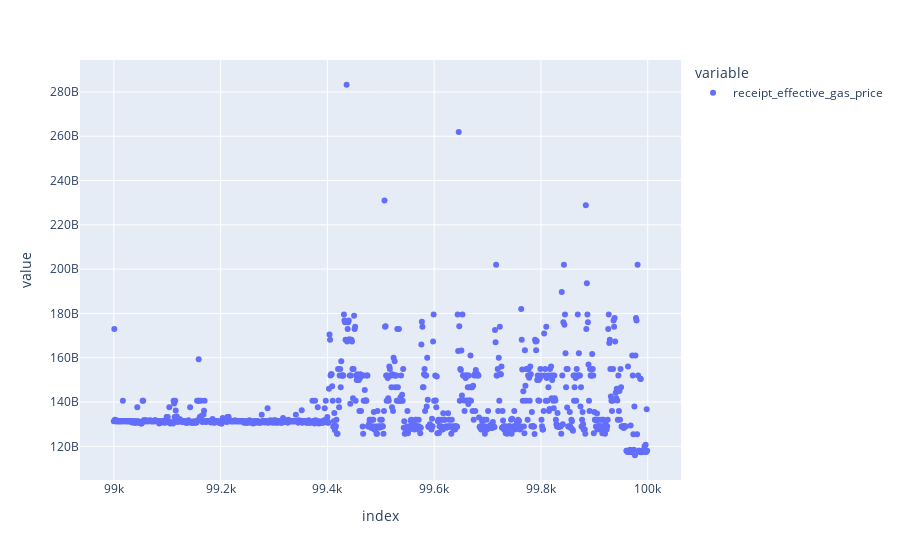

The notebook cell this image was saved under:
### Code cell
px.scatter(data["transactions"]["receipt_effective_gas_price"].tail(1000))

### Figure 1 — Plotly figure (JSON) as saved in the notebook; plotly's stock layout.template omitted (floating-point values rounded to 4 significant figures; data arrays with more than 128 entries replaced by an {"elided": "..."} marker saying what was removed)
{"data": [{"hovertemplate": "variable=receipt_effective_gas_price<br>index=%{x}<br>value=%{y}<extra></extra>", "legendgroup": "receipt_effective_gas_price", "marker": {"color": "#636efa", "symbol": "circle"}, "mode": "markers", "name": "receipt_effective_gas_price", "orientation": "v", "showlegend": true, "type": "scatter", "x": {"elided": "1000 int values"}, "xaxis": "x", "y": {"elided": "1000 int values"}, "yaxis": "y"}], "layout": {"autosize": true, "legend": {"title": {"text": "variable"}, "tracegroupgap": 0}, "margin": {"t": 60}, "xaxis": {"anchor": "y", "autorange": true, "domain": [0, 1], "range": [98937, 100062], "title": {"text": "index"}, "type": "linear"}, "yaxis": {"anchor": "x", "autorange": true, "domain": [0, 1], "range": [104100000000.0, 295100000000.0], "title": {"text": "value"}, "type": "linear"}}}
